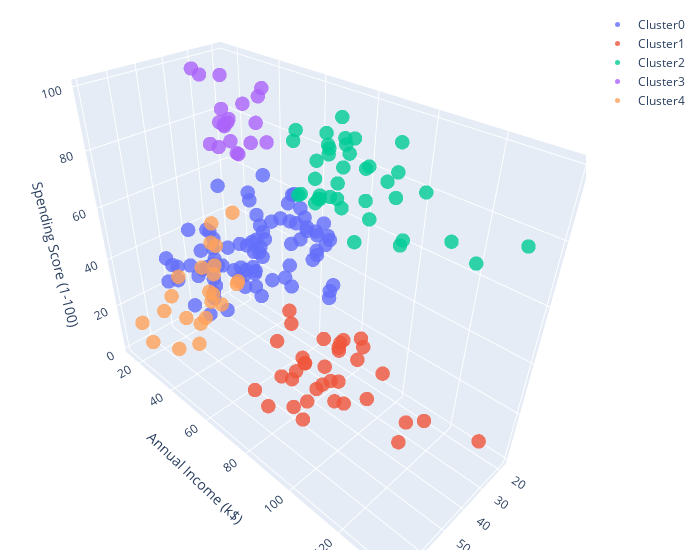

Notebook source saved alongside this figure:
### Markdown cell above
## Agglomerative clustering for customer segmentation

We'll try this new clustering technique on our customer segmentation data. As always sklearn is there to help us with a tried and tested implementation of the [agglomorative clustering algorithm](https://scikit-learn.org/stable/modules/generated/sklearn.cluster.AgglomerativeClustering.html).

<font color="red"> Task: Use the agglomerative clustering algorithm on the customer segmentation data and visualise the results. Manually specify the amount of clusters for now. </font>

### Code cell
from sklearn.cluster import AgglomerativeClustering

data = df[['Age','Annual Income (k$)','Spending Score (1-100)']]

clustering = AgglomerativeClustering(n_clusters=5).fit(data)
plotClusters3D(X=data,y_km=clustering.labels_,cluster_centers=None, feature_names=data.columns.values)

### Figure 1 — Plotly figure (JSON) as saved in the notebook; plotly's stock layout.template omitted (floating-point values rounded to 4 significant figures)
{"data": [{"marker": {"opacity": 0.8, "size": 5}, "mode": "markers", "name": "Cluster0", "type": "scatter3d", "x": [35, 31, 24, 50, 27, 29, 31, 49, 33, 31, 59, 50, 47, 51, 69, 27, 53, 70, 19, 67, 54, 63, 18, 43, 68, 19, 32, 70, 47, 60, 60, 59, 26, 45, 40, 23, 49, 57, 38, 67, 46, 21, 48, 55, 22, 34, 50, 68, 18, 48, 40, 32, 24, 47, 27, 48, 20, 23, 49, 67, 26, 49, 21, 66, 54, 68, 66, 65, 19, 38, 19, 18, 19, 63, 49, 51, 50, 27, 38, 40, 23, 25, 28], "y": [28, 39, 39, 40, 40, 40, 40, 42, 42, 43, 43, 43, 43, 44, 44, 46, 46, 46, 46, 47, 47, 48, 48, 48, 48, 48, 48, 49, 49, 50, 50, 54, 54, 54, 54, 54, 54, 54, 54, 54, 54, 54, 54, 57, 57, 58, 58, 59, 59, 60, 60, 60, 60, 60, 60, 61, 61, 62, 62, 62, 62, 62, 62, 63, 63, 63, 63, 63, 63, 64, 64, 65, 65, 65, 65, 67, 67, 67, 67, 69, 70, 72, 76], "z": [61, 61, 65, 55, 47, 42, 42, 52, 60, 54, 60, 45, 41, 50, 46, 51, 46, 56, 55, 52, 59, 51, 59, 50, 48, 59, 47, 55, 42, 49, 56, 47, 54, 53, 48, 52, 42, 51, 55, 41, 44, 57, 46, 58, 55, 60, 46, 55, 41, 49, 40, 42, 52, 47, 50, 42, 49, 41, 48, 59, 55, 56, 42, 50, 46, 43, 48, 52, 54, 42, 46, 48, 50, 43, 59, 43, 57, 56, 40, 58, 29, 34, 40]}, {"marker": {"opacity": 0.8, "size": 5}, "mode": "markers", "name": "Cluster1", "type": "scatter3d", "x": [43, 59, 47, 20, 44, 19, 57, 25, 48, 34, 43, 44, 47, 37, 34, 56, 19, 50, 42, 36, 40, 36, 52, 58, 59, 37, 46, 41, 54, 41, 34, 33, 47, 45, 32], "y": [71, 71, 71, 73, 73, 74, 75, 77, 77, 78, 78, 78, 78, 78, 78, 79, 81, 85, 86, 87, 87, 87, 88, 88, 93, 97, 98, 99, 101, 103, 103, 113, 120, 126, 137], "z": [35, 11, 9, 5, 7, 10, 5, 12, 36, 22, 17, 20, 16, 1, 1, 35, 5, 26, 20, 27, 13, 10, 13, 15, 14, 32, 15, 39, 24, 17, 23, 8, 16, 28, 18]}, {"marker": {"opacity": 0.8, "size": 5}, "mode": "markers", "name": "Cluster2", "type": "scatter3d", "x": [39, 31, 40, 38, 39, 31, 29, 32, 35, 32, 32, 28, 32, 34, 39, 38, 27, 30, 30, 29, 31, 36, 33, 32, 28, 36, 30, 27, 35, 32, 29, 30, 28, 36, 32, 38, 35, 32, 30], "y": [69, 70, 71, 71, 71, 72, 73, 73, 74, 75, 76, 77, 77, 78, 78, 78, 78, 78, 78, 79, 81, 85, 86, 87, 87, 87, 88, 88, 93, 97, 98, 99, 101, 103, 103, 113, 120, 126, 137], "z": [91, 77, 95, 75, 75, 71, 88, 73, 72, 93, 87, 97, 74, 90, 88, 76, 89, 78, 73, 83, 93, 75, 95, 63, 75, 92, 86, 69, 90, 86, 88, 97, 68, 85, 69, 91, 79, 74, 83]}, {"marker": {"opacity": 0.8, "size": 5}, "mode": "markers", "name": "Cluster3", "type": "scatter3d", "x": [21, 23, 22, 23, 30, 35, 24, 22, 20, 35, 25, 31, 29, 23, 21, 18, 21, 30, 20, 24], "y": [15, 16, 17, 18, 19, 19, 20, 20, 21, 23, 24, 25, 28, 29, 30, 33, 33, 34, 37, 38], "z": [81, 77, 76, 94, 72, 99, 77, 79, 66, 98, 73, 73, 82, 87, 73, 92, 81, 73, 75, 92]}, {"marker": {"opacity": 0.8, "size": 5}, "mode": "markers", "name": "Cluster4", "type": "scatter3d", "x": [19, 20, 31, 35, 64, 67, 58, 37, 35, 52, 35, 46, 54, 45, 40, 60, 53, 49, 42, 36, 65, 48, 49], "y": [15, 16, 17, 18, 19, 19, 20, 20, 21, 23, 24, 25, 28, 28, 29, 30, 33, 33, 34, 37, 38, 39, 39], "z": [39, 6, 40, 6, 3, 14, 15, 13, 35, 29, 35, 5, 14, 32, 31, 4, 4, 14, 17, 26, 35, 36, 28]}], "layout": {"margin": {"b": 10, "l": 10, "r": 20, "t": 10}, "scene": {"xaxis": {"title": {"text": "Age"}}, "yaxis": {"title": {"text": "Annual Income (k$)"}}, "zaxis": {"title": {"text": "Spending Score (1-100)"}}}, "title": {"x": 0.5, "y": 0.95}, "width": 700}}
